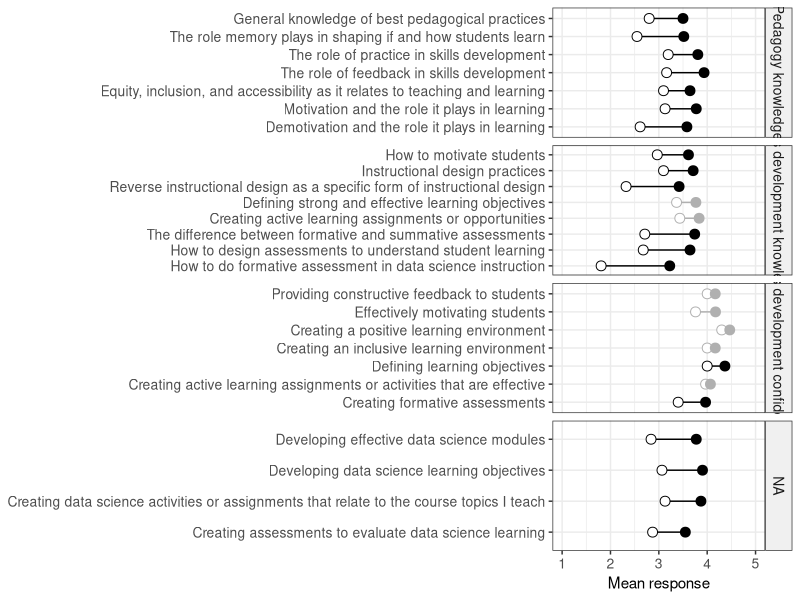

Reproduce this figure in R.
# Visualization and tabulation of pre/post analysis results
# Jeff Oliver
# jcoliver@arizona.edu
# 2025-04-10

# Plots and table are based on the output of 02-pre-post-analyses.R script
# output/pre-post-results.csv

library(dplyr)
library(ggplot2)

# Will have three separate plots (facets), for three types of questions
#   1. Knowledge of pedagogical best practices, especially in regards to skills 
#      development
#   2. Knowledge of how to apply best practices for skills development
#   3. Confidence in using best practices for skills development

results <- read.csv(file = "output/pre-post-results.csv")
question_info <- read.csv(file = "data/question-info.csv")

# Add the question info to the results df
results <- results %>%
  left_join(question_info)

# Add indicator of whether adjusted p is significant or not
results <- results %>%
  mutate(sig = adj_p < 0.05)

# Need to level things so they appear in the order we want on the plot
# Leveling categories so knowledge panels (2) show up a top and middle and 
# confidence panel shows up at the bottom
results <- results %>%
  mutate(question_category = factor(x = question_category,
                                    levels = c("Pedagogy knowledge",
                                               "Skills development knowledge",
                                               "Skills development confidence")))

# Leveling questions so low-numbered questions (e.g. Q09) are at top, instead 
# of bottom
results <- results %>%
  mutate(question_id = factor(x = question_id,
                              levels = rev(unique(question_id))))

# Will want to indicate which questions had significant differences between pre
# and post score. For now, using shade (gray is N.S., black is significant)
# Experimented with linetype (dashed N.S.), but sometimes had no line because 
# of small difference between pre- and post-workshop scores
pre_post_plot <- ggplot(data = results, mapping = aes(y = question_id)) +
  geom_errorbar(mapping = aes(xmin = mean_pre, 
                              xmax = mean_post,
                              color = sig), width = 0) +
  # scale_linetype_manual(values = c(2, 1)) + # dashed for N.S. (sig == FALSE)
  geom_point(mapping = aes(x = mean_pre,
                           color = sig), 
             shape = 21, size = 3, fill = "#FFFFFF") +
  geom_point(mapping = aes(x = mean_post,
                           color = sig), 
             shape = 19, size = 3) +
  scale_color_manual(values = c("#B0B0B0", "#000000")) +
  scale_y_discrete(breaks = results$question_id,
                     labels = results$question_text) +
  scale_x_continuous(limits = c(1, 5)) +
  facet_grid(question_category ~ ., 
             scales = "free_y") +
  labs(x = "Mean response",
       y = NULL) +
  theme_bw() +
  theme(axis.text = element_text(size = 10),
        legend.position = "none",
        strip.background = element_rect(fill = "#F0F0F0"),
        strip.text = element_text(size = 10))

ggsave(filename = "output/pre-post-visualization.png",
       plot = pre_post_plot,
       height = 8,
       width = 6.5,
       units = "in")

################################################################################
# A table of statistical results with question type, question text, t, df, adj p
results_table <- results %>%
  select(question_category, question_text, t, df, adj_p)

# Let's go ahead and round t
results_table <- results_table %>%
  mutate(t = round(t, digits = 2))

# Now, we want a column for p, but not with all the significant digits. 
# Anything less than 0.001 should be replaced with "< 0.001"
results_table <- results_table %>%
  mutate(p = if_else(adj_p < 0.001, 
                     true = "<0.001",
                     false = as.character(round(adj_p, digits = 3))))

# And now order things so they show up in same order as the figure
results_table <- results_table %>%
  arrange(question_category, question_text)

# And write to csv
write.csv(file = "output/pre-post-table.csv",
          row.names = FALSE,
          x = results_table)
